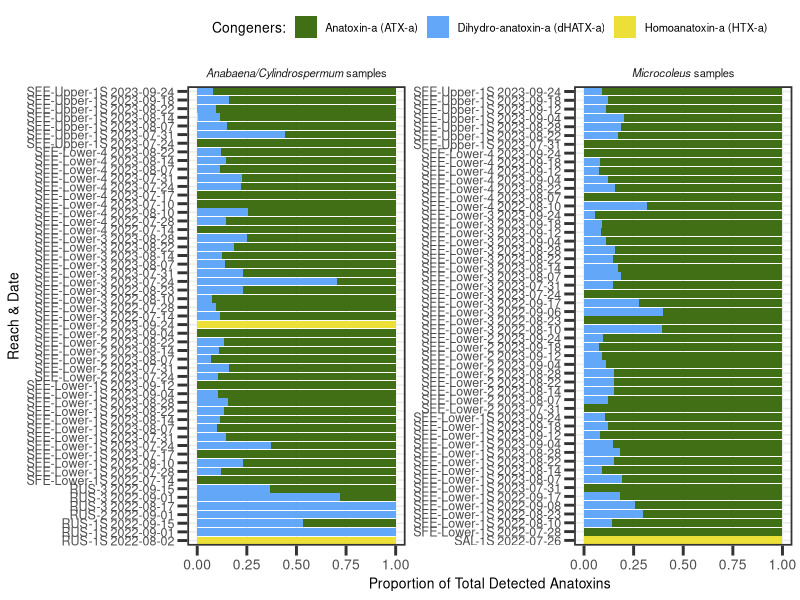
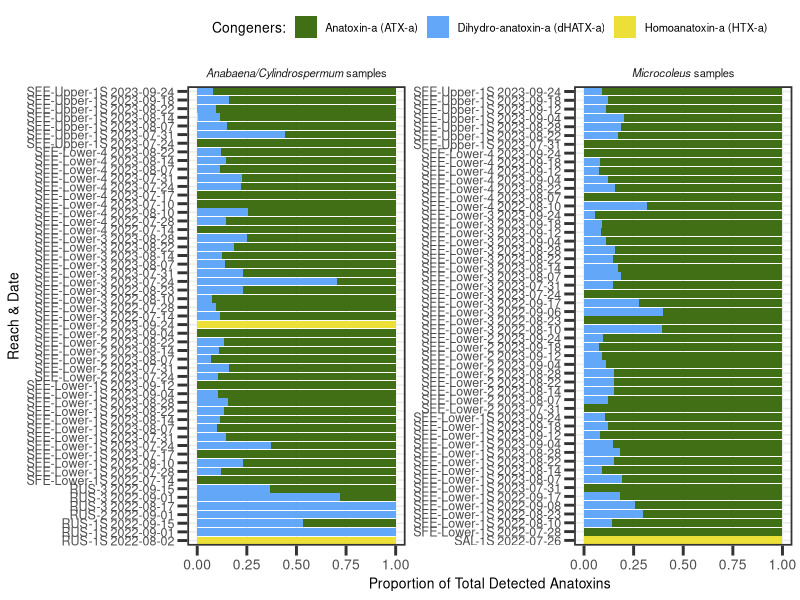

Source code (R) for these figures, in order: (Note: this script raises an error after producing the figures.)
#### Supplemental figures related to anatoxin concentrations
### Jordan Zabrecky
## last edited: 08.05.2025

# These supplemental figures show (1) the proportion of anatoxin congeners for each 
# sample, (2) the difference between anatoxins normalized per organic matter vs. 
# chl-a, (3) the difference in mat concentrations on our single day riffle experiment

#### (1) Loading libraries and anatoxins data ####

# loading libraries
lapply(c("tidyverse", "lubridate", "ggtext", "scales"), 
       require, character.only = T)

# loading anatoxins data
anatoxins <- read.csv("./data/field_and_lab/cyano_atx.csv")
riffle_exp <- read.csv("./data/field_and_lab/riffle_exp_atx.csv")

# use lubridate
anatoxins$field_date <- ymd(anatoxins$field_date)
anatoxins$year <- year(anatoxins$field_date)

# create character column that includes site, reach, and field date information
anatoxins <- anatoxins %>%
  # need to mutate to get new site reach name
  mutate(new_site_reach = case_when(site_reach == "SFE-M-1S" ~ "SFE-Lower-1S",
                                    site_reach == "SFE-M-2" ~ "SFE-Lower-2",
                                    site_reach == "SFE-M-3" ~ "SFE-Lower-3",
                                    site_reach == "SFE-M-4" ~ "SFE-Lower-4",
                                    site_reach == "SFE-SH-1S" ~ "SFE-Upper-1S",
                                    TRUE ~ site_reach)) %>% 
  mutate(site_reach_date = paste(new_site_reach, field_date, sep = " "))

# set universal theme for all plots
theme_set(theme_bw() + theme(legend.position = "top",
                             panel.grid.minor = element_blank(),
                             panel.border = element_rect(linewidth = 1.2), axis.ticks = element_line(linewidth = 1),
                             text = element_text(size = 10), axis.ticks.length=unit(.25, "cm"),
                             axis.text.y = element_text(size = 9), axis.text.x = element_text(size = 10)))

#### (2) Proportion of congeners ####

# pivot anatoxins data to be longer (will include triplicates)
anatoxins_long <- anatoxins %>% 
  pivot_longer(c(ATXa_ug_g:HTXa_ug_g), names_to = "congener",
               values_to = "ug_g") %>% 
  select(field_date, year, site_reach, site_reach_date, sample_type, congener, ug_g) %>% 
  # only care about samples with detections
  filter(ug_g > 0)

# figure for microcoleus samples
congener_fig <- ggplot(anatoxins_long, aes(fill = congener, y = site_reach_date, x = ug_g)) + 
  scale_fill_manual("Congeners:", labels = c("Anatoxin-a (ATX-a)", "Dihydro-anatoxin-a (dHATX-a)", "Homoanatoxin-a (HTX-a)"),
                    values = c("#416f16", "#62a7f8", "#ebdf38")) +
  geom_bar(position="fill", stat="identity") +
  facet_wrap(~sample_type, scales = "free", ncol = 2,
             labeller =  as_labeller(c(`TM` = "*Microcoleus* samples", 
                                       `TAC`= "*Anabaena/Cylindrospermum* samples"))) +
  labs(x = "Proportion of Total Detected Anatoxins", y = "Reach & Date") +
  theme(strip.background = element_blank()) + # get rid of gray background for facet title
  theme(strip.text = ggtext::element_markdown()) # to get only genus name italicized
congener_fig

# save figure
ggsave("./figures/sfig_atx_congeners_notfinal.tiff", dpi = 600, 
       width=18, height=22, unit="cm")

#### (2) Normalizing by OM vs. chl-a figure ####

# scale normalization to chl-a to match that of 
anatoxins_edit <- anatoxins %>% 
  mutate(ATX_all_ug_chla_mg = ATX_all_ug_chla_ug * 1000,
         ATX_all_ug_chla_mg_scaled = ATX_all_ug_chla_mg * 12)

# separate out TAC and TM
anatoxins_edit_long <- pivot_longer(anatoxins_edit, cols = c("ATX_all_ug_orgmat_g", 
                                                             "ATX_all_ug_chla_mg_scaled"),
                                    values_to = "values",
                                    names_to = "normalized_type") %>% 
  select(site_reach_date, sample_type, normalized_type, values) %>% 
  # only care about samples with detections
  filter(values > 0) 

# figure
normalize_fig <- ggplot(anatoxins_edit_long, aes(x = values, y = site_reach_date, 
                                            fill = normalized_type)) +
  geom_bar(position = "dodge", stat = "identity") +
  scale_x_continuous(expression(paste(mu, "g anatoxins per g OM"), sep = ""), 
                     trans = pseudo_log_trans(base = 10),
                     breaks = c(0, 5, 10, 25, 50, 100, 150, 250),
                     sec.axis = sec_axis(~.x/12, 
                                         name = expression(paste(mu, "g anatoxins per mg chl-a"), sep = ""),
                                         breaks = c(0, 1, 2.5, 5, 10, 20))) +
  scale_fill_manual(NULL, labels = c("anatoxins normalized to chl-a", "anatoxins normalized to OM"),
                    values = c("#ebdf38", "#62a7f8")) +
  facet_wrap(~sample_type, scales = "free_y",
             labeller =  as_labeller(c(`TM` = "*Microcoleus* samples", 
                                       `TAC`= "*Anabaena/Cylindrospermum* samples"))) +
  labs(y = "Reach & Date of Sample") +
  theme(strip.background = element_blank()) + # get rid of gray background for facet title
  theme(strip.text = element_blank()) + # to get only genus name italicized
  # old with label.. ggtext::element_markdown()
  #theme(strip.placement = "outside") + # move facet wrap title above y-values
  theme(axis.text.x = element_text(angle = 90, vjust = 0.5, hjust=1), # rotate numbers
        axis.text.y = element_text(size = 9)) # make sample reach & date smaller to fit
normalize_fig

# save figure
ggsave("./figures/sfig_atx_normalized_notfinal.tiff", dpi = 600, 
       width=18, height=22, unit="cm")

#### (3) Riffle experiment ####

# color palette
grad_palette <- c("#1E426B", "#28586F", "#347575", "#43987C", "#57C785", "#79CC77", 
                  "#91D06D", "#D0DA52", "#E8DE48")

# making figure
riffle_fig <- ggplot(data = riffle_exp, aes(y = ATXa_ug_g, x = dhATXa_ug_g)) +
  geom_point(aes(fill = site_reach), shape = 21, size = 6, alpha = 0.8, stroke = 1) +
  labs(x = expression(paste(mu, "g dhATX-a g"^-1, "dry weight")), 
       y = expression(paste(mu, "g ATX-a g"^-1, "dry weight"))) +
  scale_x_continuous(labels = label_number(accuracy = 0.01)) +
  scale_fill_manual(values = grad_palette) +
  theme(legend.title=element_blank(), axis.text.x = element_text(size = 12),
        axis.text.y = element_text(size = 12), legend.position = "top")
riffle_fig

# pair with photo in editing program
ggsave("./figures/sfig_atx_riffle_notfinal.tiff", dpi = 600, 
       width=9, height=9, unit="cm")
